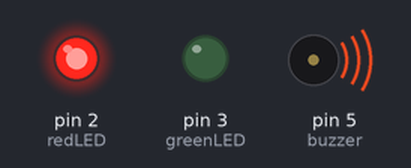
Bench run of a sketch on a simulated Arduino Uno, built with avr-gcc and run on an emulated ATmega328P. Parts: output pins drawn as LEDs (lit = HIGH), buzzer (waves = sounding). What the sketch prints to the serial monitor is not drawn.

Above: at 0.1 s.
At 2.0 s:
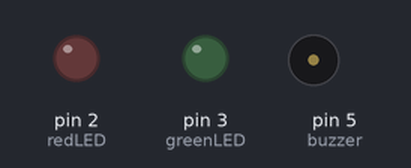
At 4.5 s:
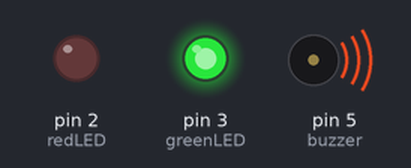
At 7.2 s:
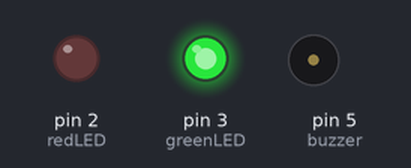
Timing chart, 0 to 8.7 s (numbered marks = the images above):
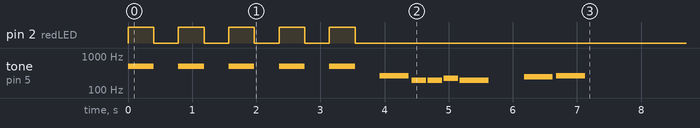

The sketch:

QT-PY-HandWashBuzzer-PushButton.ino
```cpp
#include "pitches.h"
#include "playGroundMelody.h"
const int buzzer = 5; //buzzer to arduino pin 9
const int redLED = 2;
const int greenLED = 3;
const int secToWash = 5;

void setup(){

  pinMode(buzzer, OUTPUT); // Set buzzer - pin A3 as an output
  pinMode(greenLED, OUTPUT);
  pinMode(redLED, OUTPUT);
  Serial.begin(9600);
  // Turn on Red LED
  //digitalWrite(redLED,HIGH);
  //tone(buzzer, 1000); // Send 1KHz sound signal...
  //Serial.println("Buz ON");
  //delay(500);        // ...for 1/2 sec
  //noTone(buzzer);     // Stop sound...

  digitalWrite(greenLED,LOW);

  Serial.println("redLED HIGH");
  countDown();
 // Serial.println("Buz ON");
 // tone(buzzer, 1000); // Send 1KHz sound signal...
  digitalWrite(redLED,LOW);
 // Serial.println("redLED LOW");
  digitalWrite(greenLED,HIGH);
 // delay(2000);        // ...for 2 sec
  //Serial.println("Buz OFf");
 // noTone(buzzer);     // Stop sound...
 // Serial.println("greenLED HIGH");


      int tempo = 120;
      int notes = sizeof(melody) / sizeof(melody[0]) / 2;
      int wholenote = (60000 * 4) / tempo;
      int divider = 0, noteDuration = 0;
      for (int thisNote = 0; thisNote < notes * 2; thisNote = thisNote + 2)
      {
         divider = melody[thisNote + 1];
        if (divider > 0)
        {
          noteDuration = (wholenote) / divider;
        }
        else if (divider < 0)
        {
          noteDuration = (wholenote) / abs(divider);
          noteDuration *= 1.5; // increases the duration in half for dotted notes
        }

      tone(buzzer, melody[thisNote], noteDuration * 0.9);
      delay(noteDuration);
      noTone(buzzer);
     }

}

void loop()
{

  delay(150);

}

//********************
void countDown()
{
 for(int j = 0; j < secToWash; j++)
 {
    tone(buzzer, 500);
    digitalWrite(redLED,HIGH);
    delay(400);
    digitalWrite(redLED,LOW);
    noTone(buzzer);
    delay(385);
 }

  digitalWrite(greenLED,HIGH);
}
```

pitches.h
```cpp
#define NOTE_B0  31
#define NOTE_C1  33
#define NOTE_CS1 35
#define NOTE_D1  37
#define NOTE_DS1 39
#define NOTE_E1  41
#define NOTE_F1  44
#define NOTE_FS1 46
#define NOTE_G1  49
#define NOTE_GS1 52
#define NOTE_A1  55
#define NOTE_AS1 58
#define NOTE_B1  62
#define NOTE_C2  65
#define NOTE_CS2 69
#define NOTE_D2  73
#define NOTE_DS2 78
#define NOTE_E2  82
#define NOTE_F2  87
#define NOTE_FS2 93
#define NOTE_G2  98
#define NOTE_GS2 104
#define NOTE_A2  110
#define NOTE_AS2 117
#define NOTE_B2  123
#define NOTE_C3  131
#define NOTE_CS3 139
#define NOTE_D3  147
#define NOTE_DS3 156
#define NOTE_E3  165
#define NOTE_F3  175
#define NOTE_FS3 185
#define NOTE_G3  196
#define NOTE_GS3 208
#define NOTE_A3  220
#define NOTE_AS3 233
#define NOTE_B3  247
#define NOTE_C4  262
#define NOTE_CS4 277
#define NOTE_D4  294
#define NOTE_DS4 311
#define NOTE_E4  330
#define NOTE_F4  349
#define NOTE_FS4 370
#define NOTE_G4  392
#define NOTE_GS4 415
#define NOTE_A4  440
#define NOTE_AS4 466
#define NOTE_B4  494
#define NOTE_C5  523
#define NOTE_CS5 554
#define NOTE_D5  587
#define NOTE_DS5 622
#define NOTE_E5  659
#define NOTE_F5  698
#define NOTE_FS5 740
#define NOTE_G5  784
#define NOTE_GS5 831
#define NOTE_A5  880
#define NOTE_AS5 932
#define NOTE_B5  988
#define NOTE_C6  1047
#define NOTE_CS6 1109
#define NOTE_D6  1175
#define NOTE_DS6 1245
#define NOTE_E6  1319
#define NOTE_F6  1397
#define NOTE_FS6 1480
#define NOTE_G6  1568
#define NOTE_GS6 1661
#define NOTE_A6  1760
#define NOTE_AS6 1865
#define NOTE_B6  1976
#define NOTE_C7  2093
#define NOTE_CS7 2217
#define NOTE_D7  2349
#define NOTE_DS7 2489
#define NOTE_E7  2637
#define NOTE_F7  2794
#define NOTE_FS7 2960
#define NOTE_G7  3136
#define NOTE_GS7 3322
#define NOTE_A7  3520
#define NOTE_AS7 3729
#define NOTE_B7  3951
#define NOTE_C8  4186
#define NOTE_CS8 4435
#define NOTE_D8  4699
#define NOTE_DS8 4978
#define REST      0
```

playGroundMelody.h
```cpp
int melody[] =
{                            // specific notes in the melody
  NOTE_C4, 4, NOTE_G3, 8, NOTE_G3, 8, NOTE_A3, 8, NOTE_G3, 4, REST, 4, NOTE_B3, 4, NOTE_C4, 4
  };
```
